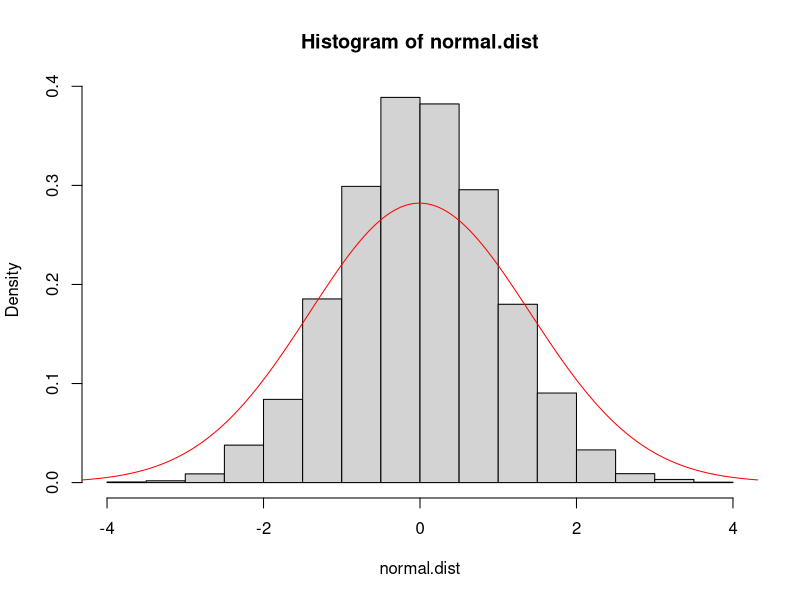
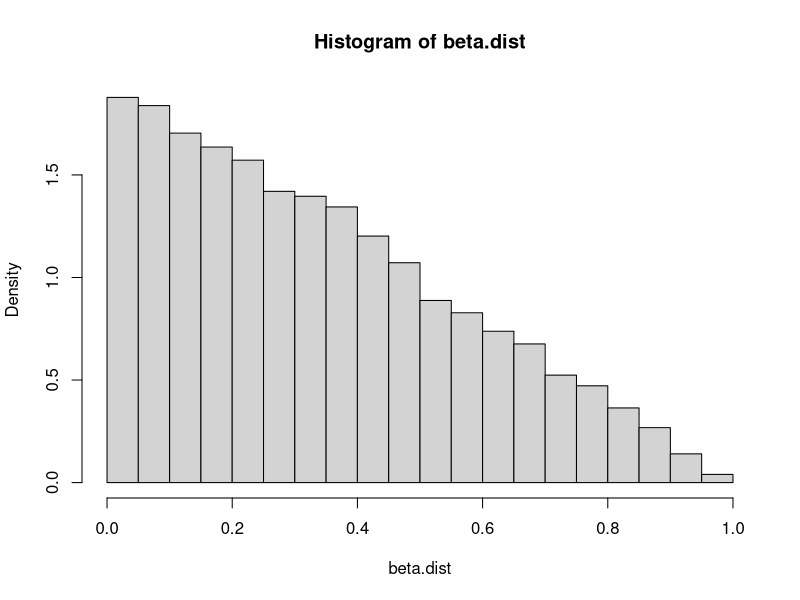
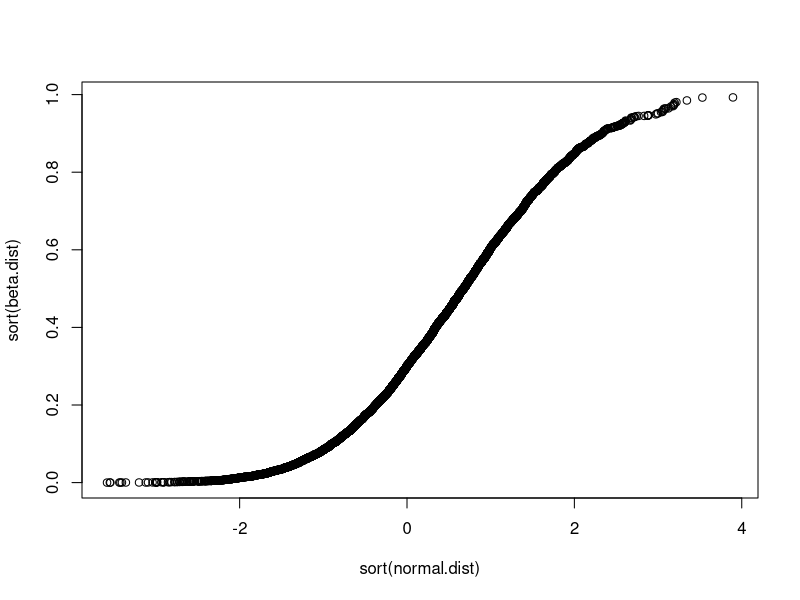
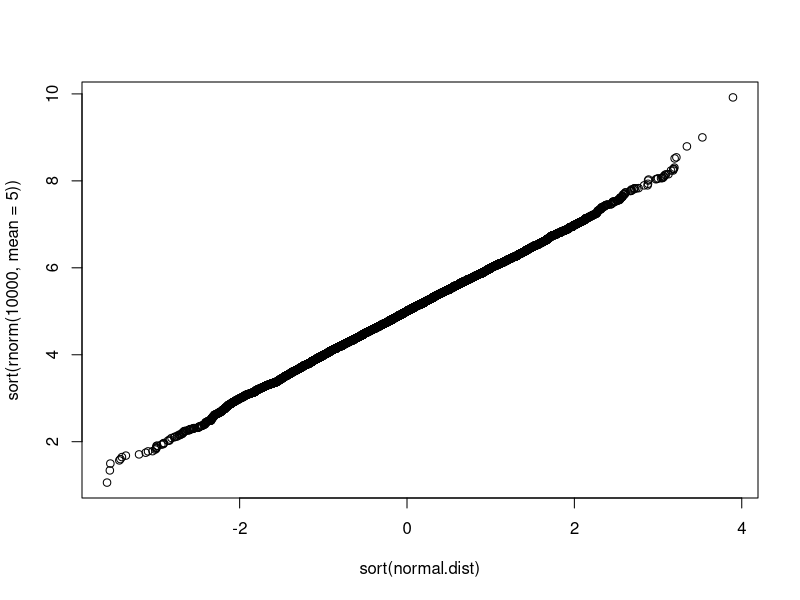
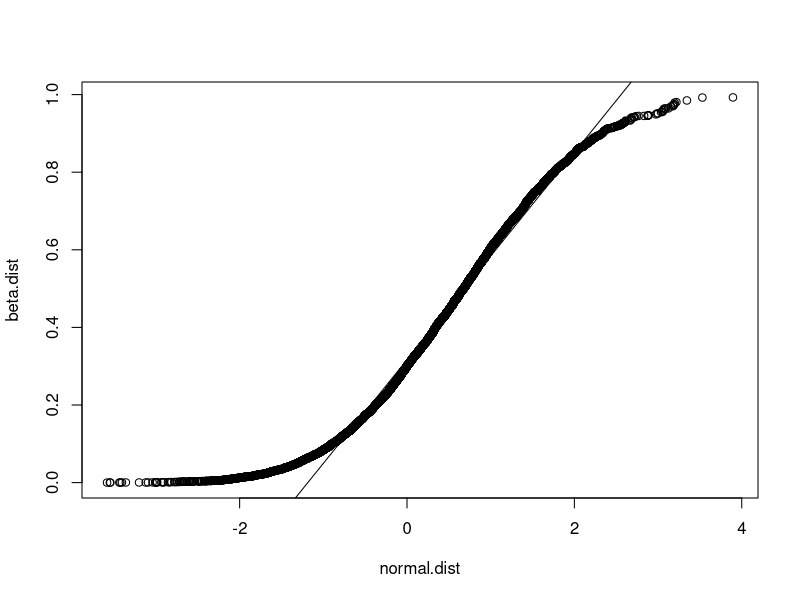

Here is the R script that generated these plots, in order:
#creat the two distribution you want to compare
normal.dist<-rnorm(10000)
beta.dist<-rbeta(10000, shape1=1, shape2=2)

#look at your distributions
hist(normal.dist, probability=T)
lines(density(normal.dist, bw=1), col="red")
hist(beta.dist, probability=T)


#compare the distributions using a simple scatter plot
plot(sort(normal.dist), sort(beta.dist))

#compare to a scatter plot of same distributions
plot(sort(normal.dist), sort(rnorm(10000,mean=5)))



qqplot(normal.dist, beta.dist)
qqline(beta.dist)